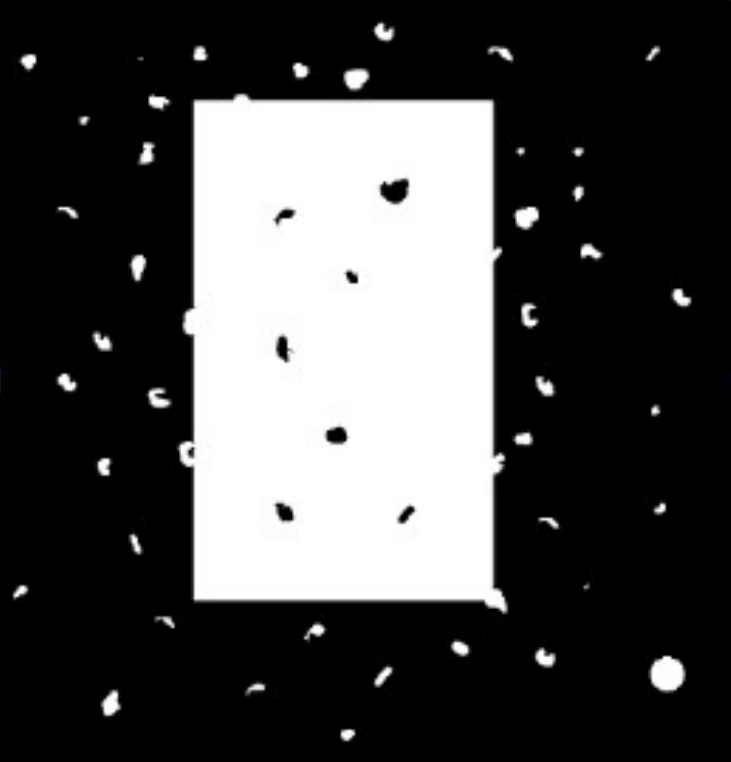
#> input picture Theorem/image.png, 731 x 762 px, found by its file name
$ python Medical-Image-Processing__Morphology-DenoisingMethods-NLM-TotalVariation_Theorem.py
#> lines starting #> are read from the running program, lines starting #| are printed output that depends on the picture; after the words box and inside, x2 and y2 are one past the last pixel; in counts of white or black regions, pixels touching at a corner belong together
"""
Medical-Image-Processing__Morphology-DenoisingMethods-NLM-TotalVariation
Arya Koureshi(aryakoureshi.github.io)
arya.koureshi@gmail.com
"""

# %%
import cv2
import matplotlib.pyplot as plt

# %% part a
A = cv2.imread('C:/Users/aryak/OneDrive/Desktop/MAM/HW02_MIAP_Corrected/HW02_MIAP_Corrected/Theorem/image.png', cv2.IMREAD_GRAYSCALE)
#> A: shape (762, 731); min 0, max 255, mean 71.6
_, A = cv2.threshold(A, 120, 1, cv2.THRESH_BINARY)
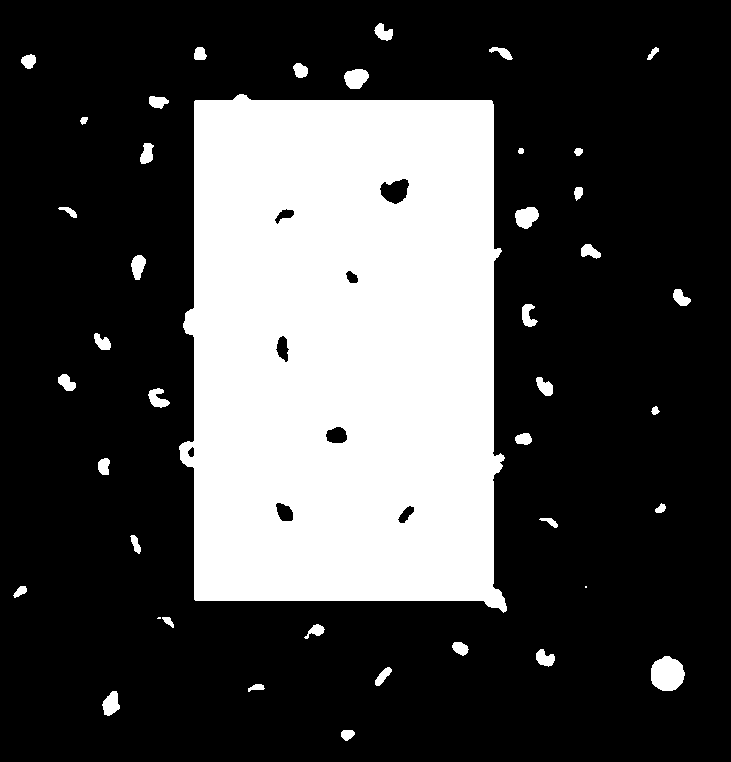
#> A: shape (762, 731); values 0 (black) and 1 (white), 28.1% white; 42 white regions (2 under 20 px), largest, box (x1, y1, x2, y2) and area: (179, 94, 507, 613) 149782, (651, 656, 685, 691) 928, (515, 207, 539, 229) 382

B = A[656: 691, 651:685]
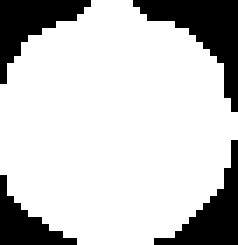
#> B: shape (35, 34) (shown 7 times larger); values 0 (black) and 1 (white), 78% white; 4 black regions, box (x1, y1, x2, y2) and area: (19, 0, 34, 16) 88, (0, 0, 13, 12) 65, (22, 20, 34, 35) 64, (0, 25, 11, 35) 45

C = cv2.erode(A, B, iterations=1)
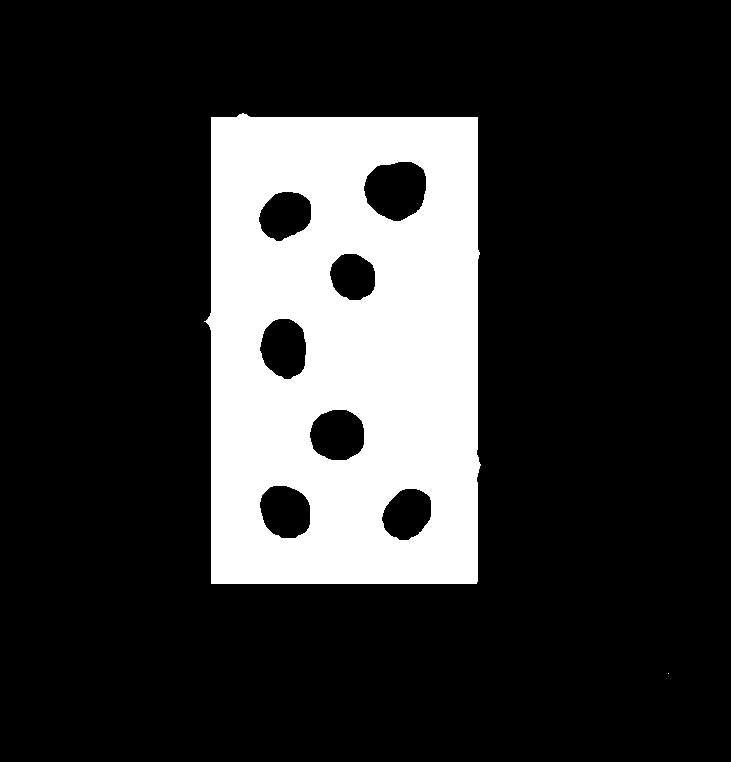
#> C: shape (762, 731); values 0 (black) and 1 (white), 19.8% white; 2 white regions (1 under 20 px), largest, box (x1, y1, x2, y2) and area: (204, 113, 481, 584) 110063

plt.figure()
plt.suptitle('Erosion')
plt.subplot(1, 3, 1)
plt.imshow(A, cmap='gray', vmin=0, vmax=1)
plt.axis('off')
plt.title('A')
plt.subplot(1, 13, 7)
plt.imshow(B, cmap='gray', vmin=0, vmax=1)
plt.axis('off')
plt.title('B')
plt.subplot(1, 3, 3)
plt.imshow(C, cmap='gray', vmin=0, vmax=1)
plt.axis('off')
plt.title('C')
plt.tight_layout()
plt.show()
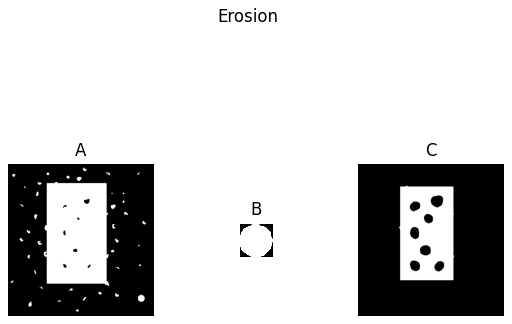
#> figure drawn by matplotlib, 3 panels

# %% part b
D = cv2.dilate(C, B, iterations=1)
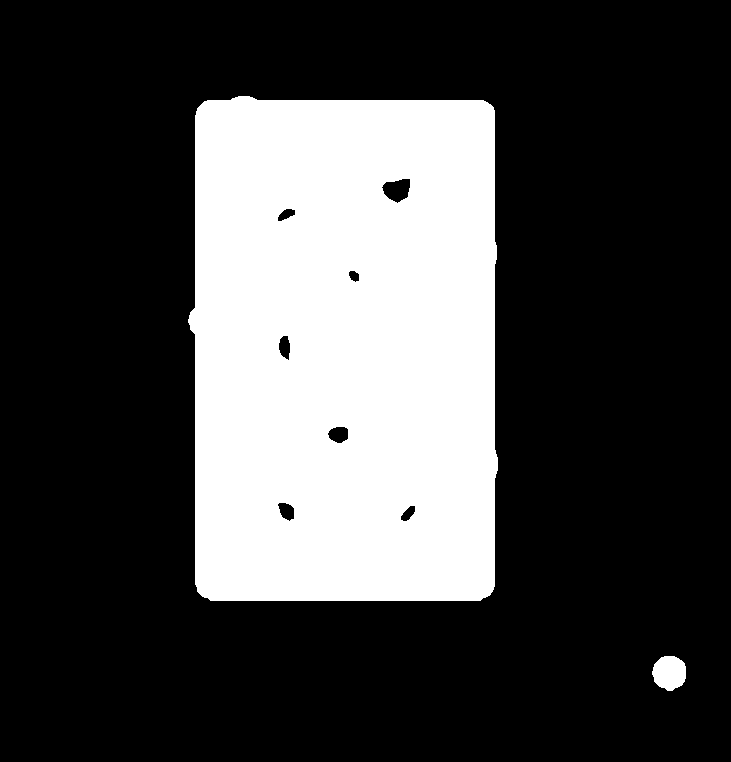
#> D: shape (762, 731); values 0 (black) and 1 (white), 26.9% white; 2 white regions, box (x1, y1, x2, y2) and area: (188, 96, 498, 601) 148871, (652, 656, 686, 691) 928

plt.figure()
plt.suptitle('Dilation')

plt.subplot(1, 3, 1)
plt.imshow(C, cmap='gray', vmin=0, vmax=1)
plt.axis('off')
plt.title('C')
plt.subplot(1, 13, 7)
plt.imshow(B, cmap='gray', vmin=0, vmax=1)
plt.axis('off')
plt.title('B')
plt.subplot(1, 3, 3)
plt.imshow(D, cmap='gray', vmin=0, vmax=1)
plt.axis('off')
plt.title('D')
plt.tight_layout()
plt.show()

# %% part c
E = cv2.dilate(D, B, iterations=1)
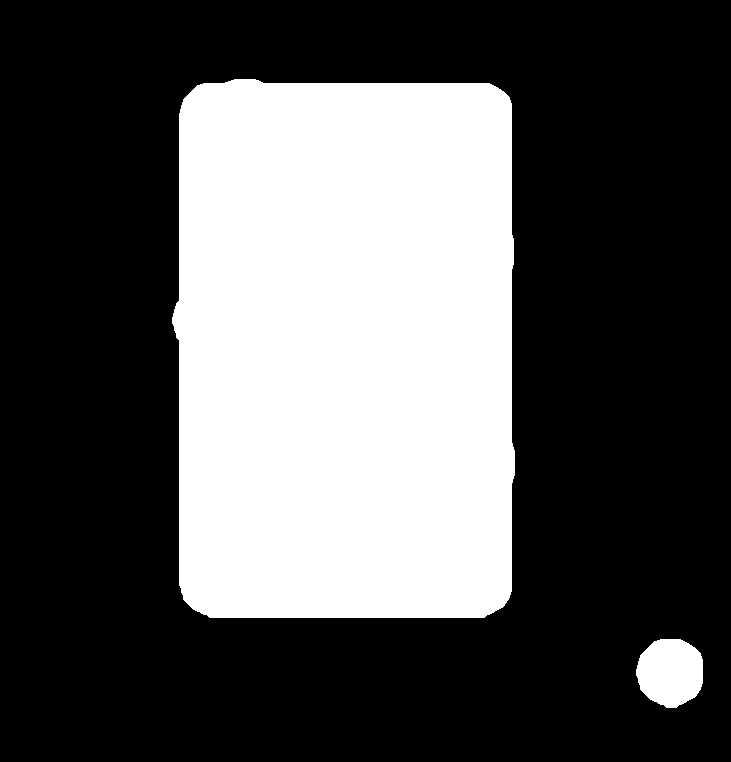
#> E: shape (762, 731); values 0 (black) and 1 (white), 32.5% white; 2 white regions, box (x1, y1, x2, y2) and area: (172, 79, 515, 618) 177629, (636, 639, 703, 708) 3661

plt.figure()
plt.suptitle('Dilation')
plt.subplot(1, 3, 1)
plt.imshow(D, cmap='gray', vmin=0, vmax=1)
plt.axis('off')
plt.title('D')
plt.subplot(1, 13, 7)
plt.imshow(B, cmap='gray', vmin=0, vmax=1)
plt.axis('off')
plt.title('B')
plt.subplot(1, 3, 3)
plt.imshow(E, cmap='gray', vmin=0, vmax=1)
plt.axis('off')
plt.title('E')
plt.tight_layout()
plt.show()

# %% part d
F = cv2.erode(E, B, iterations=1)
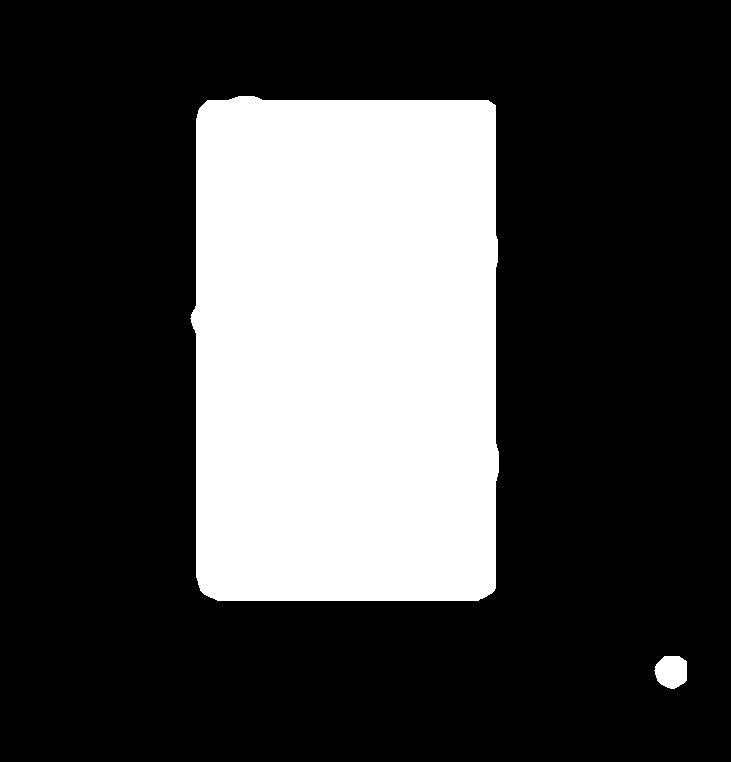
#> F: shape (762, 731); values 0 (black) and 1 (white), 27.1% white; 2 white regions, box (x1, y1, x2, y2) and area: (190, 96, 499, 601) 150294, (654, 656, 687, 689) 870
plt.figure()
plt.suptitle('Erosion')
plt.subplot(1, 3, 1)
plt.imshow(E, cmap='gray', vmin=0, vmax=1)
plt.axis('off')
plt.title('E')
plt.subplot(1, 13, 7)
plt.imshow(B, cmap='gray', vmin=0, vmax=1)
plt.axis('off')
plt.title('B')
plt.subplot(1, 3, 3)
plt.imshow(F, cmap='gray', vmin=0, vmax=1)
plt.axis('off')
plt.title('F')
plt.tight_layout()
plt.show()
